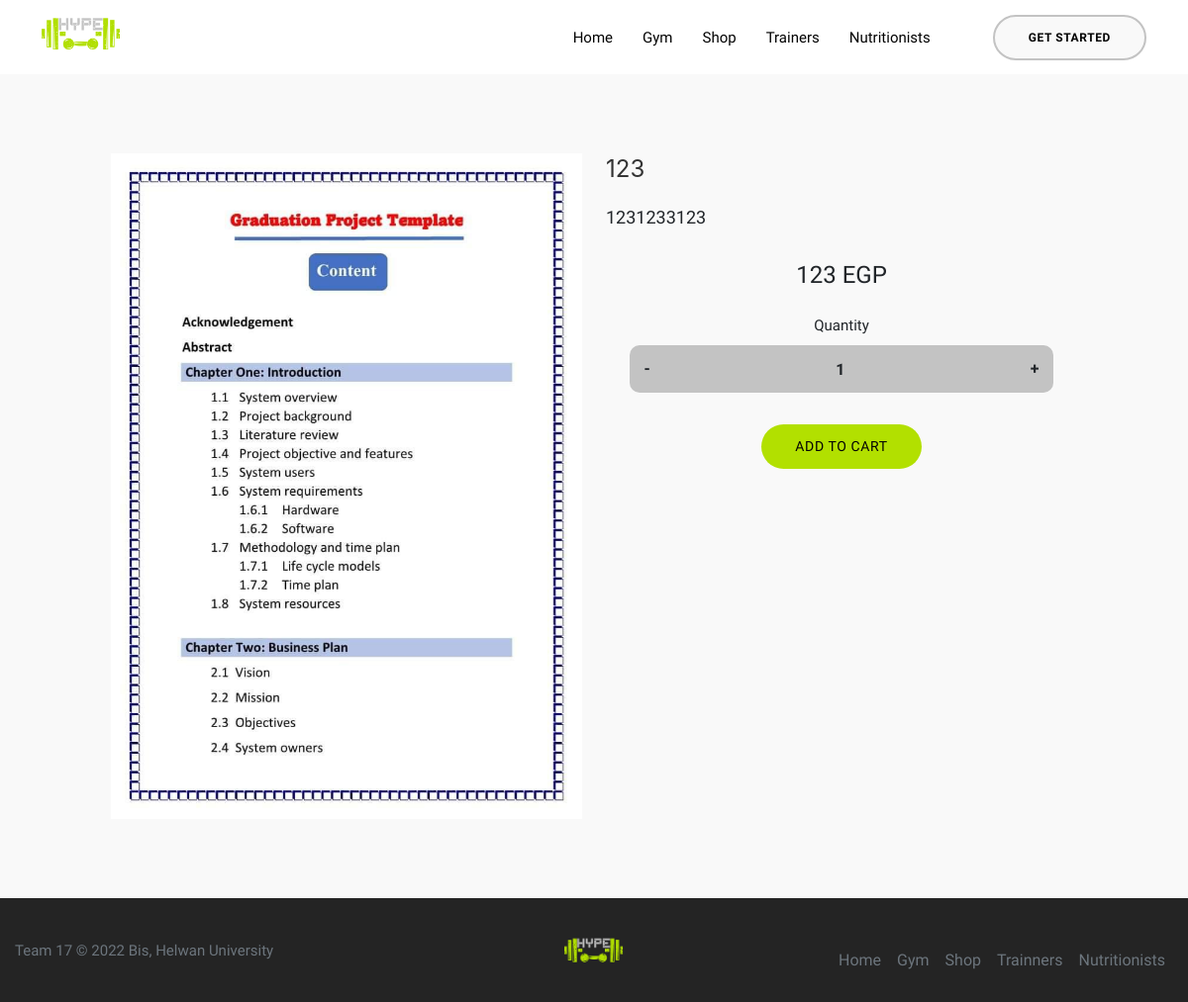
The page /productView.php?product=1 on the database its author committed.
### tables this page shows
CREATE TABLE `product` (
  `product_id` int(11) NOT NULL,
  `product_name` varchar(255) NOT NULL,
  `product_price` int(11) NOT NULL,
  `product_descripcation` longtext NOT NULL,
  `product_quantity` int(11) NOT NULL,
  `product_image` longtext DEFAULT NULL,
  `product_shop` int(11) NOT NULL
);

### productView.php (the view, shortened to what this page needs)
<?php
include "shared/authUser.php";
include "shared/header.php";
if (isset($_GET['product'])) {
  $productId = $_GET['product'];
  $selectProduct = "SELECT*FROM`product`WHERE`product_id`='$productId'";
  $runProduct = mysqli_query($mysqli, $selectProduct);
  $fetchProduct = mysqli_fetch_array($runProduct);
}
?>
<div class="main section">
  <div class="container col-10">
    <div class="row">
      <div class="col-sm product_img">
        <div class="uk-child-width-1-1@m" uk-grid uk-lightbox="animation: slide">
          <div>
            <a class="uk-inline" href="img/<?php echo $fetchProduct['product_image']; ?>" data-caption="img/<?php echo $fetchProduct['product_name']; ?>">
              <img src="admin/upload/<?php echo $fetchProduct['product_image']; ?>" width="1800" height="1200" alt="">
            </a>
          </div>
        </div>
      </div>
      <div class="col-sm">
        <div class="product_details">
          <h2 style="font-size: 24px;" class="mb-3"><?php echo $fetchProduct['product_name']; ?></h2>
          <p><?php echo $fetchProduct['product_descripcation']; ?></p>
          <div class="container mt-4 text-center">
            <p style="font-size: 24px;"><?php echo $fetchProduct['product_price']; ?> EGP</p>
          </div>
        </div>
        <form method="post" class="container text-center">
          <p class="mb-2">Quantity</p>
          <div class="qty-input">
            <button class="qty-count qty-count--minus text-center" data-action="minus" type="button">-</button>
            <input class="product-qty" type="number" name="product-qty" min="1" max="<?php echo $fetchProduct['product_quantity'] ?>" value="1">
            <button class="qty-count qty-count--add text-center" data-action="add" type="button">+</button>
          </div>
          <div class="container text-center mt-4">
            <?php if ($fetchProduct['product_quantity'] > 0) {  ?>
              <button type="submit" name="add" class="btn btn-success btn-rounded mt-2 btn-product">Add to cart</button>
            <?php } else { ?>
              <button disabled class="btn btn-success btn-rounded mt-2 btn-product">NOT AVALIABLE</button>
            <?php } ?>
          </div>
        </form>
      </div>
    </div>
  </div>
</div>
<?php
include "shared/footer.php";
?>

### css/style.css (style rules this page uses)
:root { scroll-behavior: smooth; --green: #b2e000; --white: #f9f9f9; --grey: #c3c3c3; --black: #040404; --bachground: #242424; }
body { font-family: "Chakra Petch", sans-serif; box-sizing: border-box; margin: 0px; padding: 0px; }
h1, h2, h3, h4, h5, h6 { color: var(--black); }
p { font-size: 15px; line-height: 1.6; }
.btn, .btn:focus, button, button:focus { outline: none !important; }
a { text-decoration: none !important; outline: none; }
.section { padding-bottom: 80px; padding-top: 80px; position: relative; background-color: var(--white); }
.btn-rounded { border-radius: 30px; }
.btn { padding: 12px 34px; font-size: 14px; transition: all 0.5s; letter-spacing: 0.6px; color: var(--black); box-shadow: none !important; text-transform: uppercase; outline: none !important; }
.qty-input { display: flex; align-items: center; justify-content: space-between; background: var(--grey); border-radius: 10px; padding: 1rem 0.4rem; }
.qty-input .product-qty, .qty-input .qty-count { background: transparent; color: inherit; font-weight: bold; font-size: inherit; border: none; display: inline-block; min-width: 0; height: 1rem; line-height: 1; }
.qty-input .product-qty { outline: none; text-align: center; width: 47px; display: flex; align-items: center; justify-content: center; background: transparent; border: none; }
.qty-input .qty-count { background: transparent; border: none; outline: none; margin: 0; padding: 0px 8px; cursor: pointer; }
.product_details p { font-size: 18px; }
.btn-product { background-color: #b2e000 !important; border: none; color: #040404 !important; }

### rows shown on the page
product: product_image (picture), product_name "123", product_descripcation "1231233123", product_price "123"
